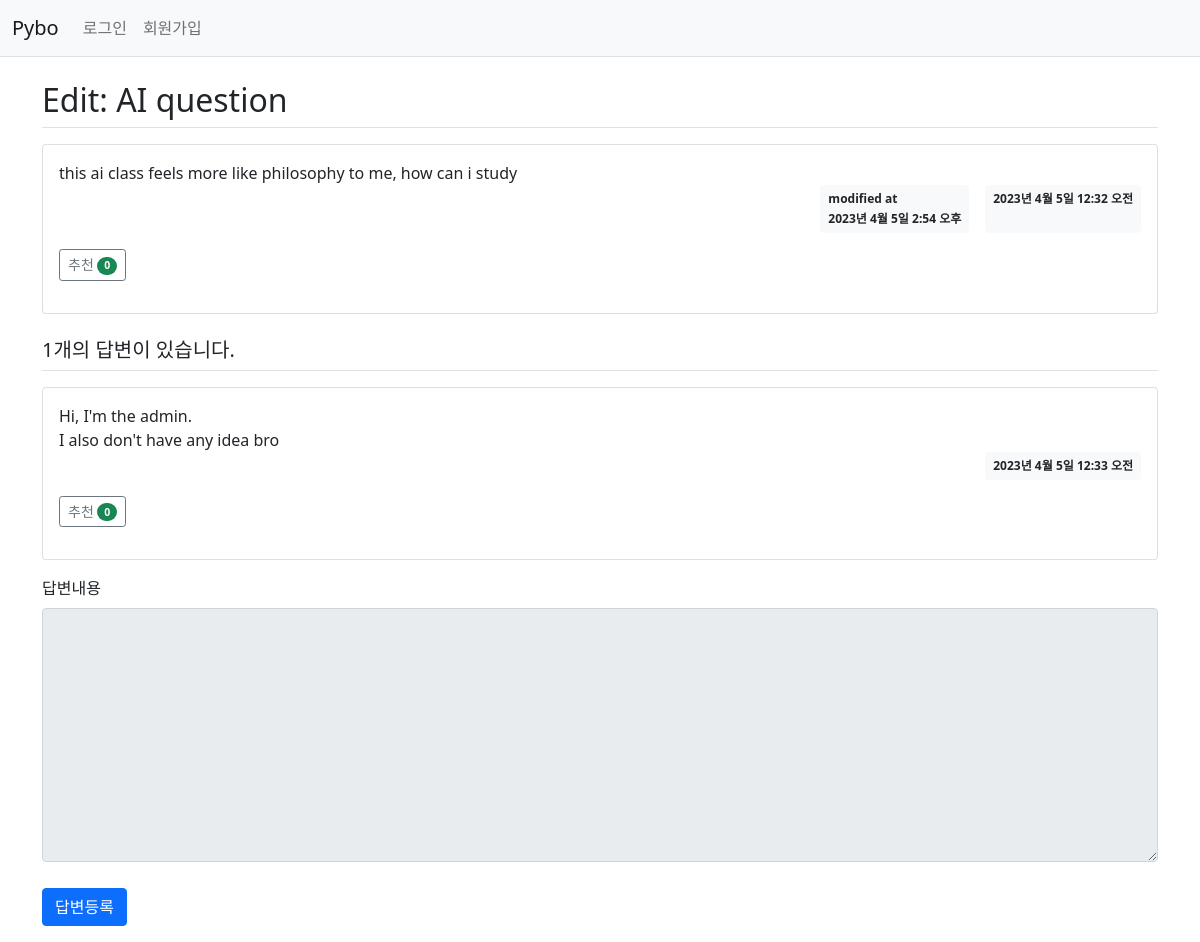
The page /pybo/305/ on the database as committed earlier.
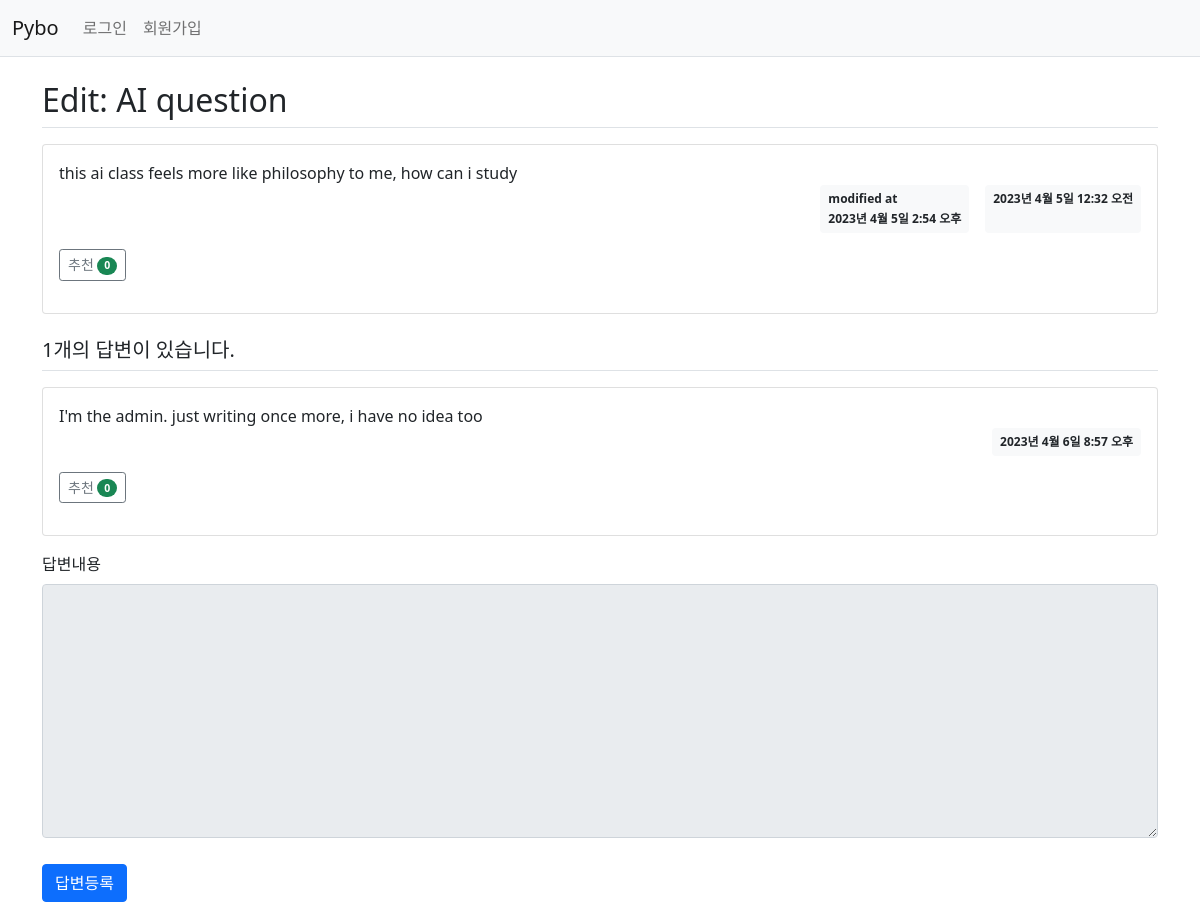
The same page on the database as committed later.
### pybo/models.py (models this page shows, shortened)
class Question(models.Model):
    author = models.ForeignKey(User, on_delete=models.CASCADE, related_name='author_question')  # question author
    subject = models.CharField(max_length=200)
    content = models.TextField()
    create_date = models.DateTimeField()
    modify_date = models.DateTimeField(null=True, blank=True)   # modified date
    voter = models.ManyToManyField(User, related_name='voter_question')    # 질문 추천인 추가. ManyToManyField = DB N:N relation

class Answer(models.Model):
    author = models.ForeignKey(User, on_delete=models.CASCADE, related_name='author_answer')  # answer author
    question = models.ForeignKey(Question, on_delete=models.CASCADE)
    content = models.TextField()
    create_date = models.DateTimeField()
    modify_date = models.DateTimeField(null=True, blank=True)   # modified date
    voter = models.ManyToManyField(User, related_name='voter_answer')

### pybo/views/base_views.py (the view)
# urls.py: path('<int:question_id>/', base_views.detail, name='detail'),    # localhost:8000/pybo/2 페이지 요청시 question_id = 2 가 저장되고 views.detail 호출
def detail(request, question_id):
    question = get_object_or_404(Question, pk=question_id)  # Question모델의 pk에 해당하는 값이 존재하지 않으면 404
    context = {'question': question}
    return render(request, 'pybo/question_detail.html', context)

### templates/pybo/question_detail.html (shortened to what this page needs)
{% extends 'base.html'%}
{% block content %}
<div class="container my-3">
    <h2 class="border-bottom py-2">{{ question.subject }}</h2>
    <div class="card my-3">
        <div class="card-body">
            <div class="card-text" style="white-space: pre-line;">{{ question.content }}</div>
            <div class="d-flex justify-content-end">
                {% if question.modify_date %}
                    <div class="badge bg-light text-dark p-2 text-start mx-3">
                        <div class="mb-2">modified at</div>
                        <div>{{ question.modify_date }}</div>
                    </div>
                {% endif %}
                <div class="badge bg-light text-dark p-2">
                    {{ question.create_date }}
                </div>
            </div>
            <div class="my-3">
                <a href="javascript:void(0)" data-uri="{% url 'pybo:question_vote' question.id  %}"
               class="recommend btn btn-sm btn-outline-secondary"> 추천
                    <span class="badge rounded-pill bg-success">{{question.voter.count}}</span>
                </a>
            </div>
        </div>
    </div>
    <h5 class="border-bottom my-3 py-2">{{question.answer_set.count}}개의 답변이 있습니다.</h5>
    {% for answer in question.answer_set.all %}
    <div class="card my-3">
        <div class="card-body">
            <div class="card-text" style="white-space: pre-line;">{{ answer.content }}</div>
            <div class="d-flex justify-content-end">
                <div class="badge bg-light text-dark p-2">
                    {{ answer.create_date }}
                </div>
            </div>
            <div class="my-3">
                <a href="javascript:void(0)" data-uri="{% url 'pybo:answer_vote' answer.id  %}"
               class="recommend btn btn-sm btn-outline-secondary"> 추천
                    <span class="badge rounded-pill bg-success">{{answer.voter.count}}</span>
                </a>
            </div>
        </div>
    </div>
    {% endfor %}
    <form action="{% url 'pybo:answer_create' question.id %}" method="post" class="my-3">
        <div class="mb-3">
            <label for="content" class="form-label">답변내용</label>
            <textarea {% if not user.is_authenticated %}disabled{% endif %}
              name="content" id="content" class="form-control" rows="10"></textarea>
        </div>
        <input type="submit" value="답변등록" class="btn btn-primary">
    </form>
</div>
{% endblock %}

### templates/base.html (shortened to what this page needs)
{% load static %}
<!doctype html>
<html lang="ko">
<head>
    <link rel="stylesheet" type="text/css" href="{% static 'bootstrap.min.css' %}">
    <link rel="stylesheet" type="text/css" href="{% static 'style.css' %}">
</head>
<body>
{% include "navbar.html" %}
{% block content %}
{% endblock %}
</body>
</html>

### templates/navbar.html (shortened to what this page needs)
<nav class="navbar navbar-expand-lg navbar-light bg-light border-bottom">
    <div class="container-fluid">
        <a class="navbar-brand" href="{% url 'pybo:index' %}">Pybo</a>
        <div class="collapse navbar-collapse" id="navbarSupportedContent">
            <ul class="navbar-nav me-auto mb-2 mb-lg-0">
                <li class="nav-item">
                    {% if user.is_authenticated %}
                        <a class="nav-link" href="{% url 'common:logout' %}">{{ user.username }} (로그아웃)</a>
                    {% else %}
                        <a class="nav-link" href="{% url 'common:login' %}">로그인</a>
                    {% endif %}
                </li>
                <li>
                    {% if not user.is_authenticated %}
                        <a class="nav-link" href="{% url 'common:signup' %}">회원가입</a>
                    {% endif %}
                </li>
            </ul>
        </div>
    </div>
</nav>

### static/style.css (style rules this page uses)
textarea { width: 100%; }
input[type=submit] { margin-top: 10px; }

Rows that differ between the two databases and show on the page:
removed Answer: content "Hi, I'm the admin. I also don't have any idea bro", create_date "2023년 4월 5일 12:33 오전", voter.count "0"
added Answer: content "I'm the admin. just writing once more, i have no idea too", create_date "2023년 4월 6일 8:57 오후", voter.count "0"
